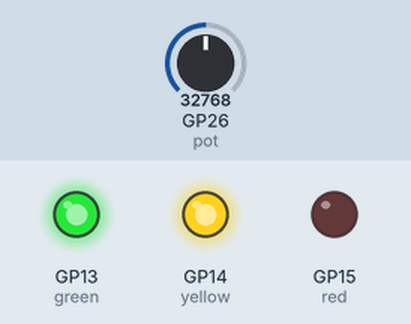
The program below on a simulated Raspberry Pi Pico running MicroPython. Parts: output pins drawn as LEDs (lit = HIGH). Wiring (from the project's diagram.json): green LED on GP13, yellow LED on GP14, red LED on GP15, potentiometer on GP26. The test bench sets the inputs (shaded band); at power-on: GP26 (pot) = 32768 (analog values on the 0–65535 scale). What the program prints to the serial console is not drawn.

Above: at 1.2 s.
1.3 s: GP26 (pot) set to 42784
2.8 s: GP26 (pot) set to 44000
At 3.9 s:
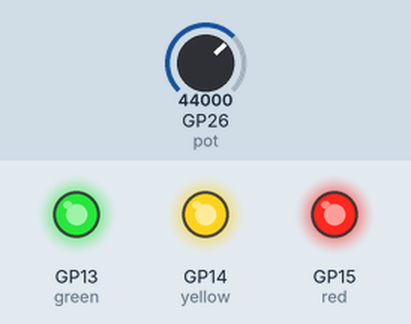
4.5 s: GP26 (pot) set to 19660
At 5.1 s:
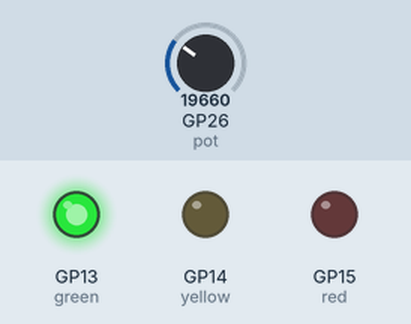
6.0 s: GP26 (pot) set to 21136
7.5 s: GP26 (pot) set to 22336
At 8.7 s:
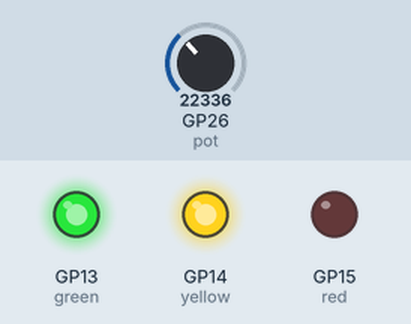
9.0 s: GP26 (pot) set to 45874
At 9.9 s:
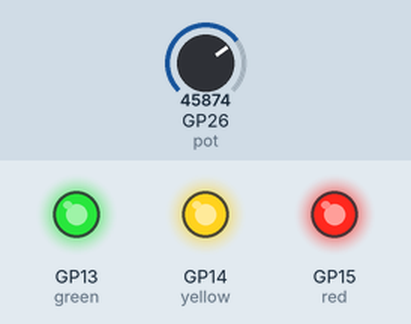
Timing chart, 0 to 11.5 s (numbered marks = the images above; inputs shaded):
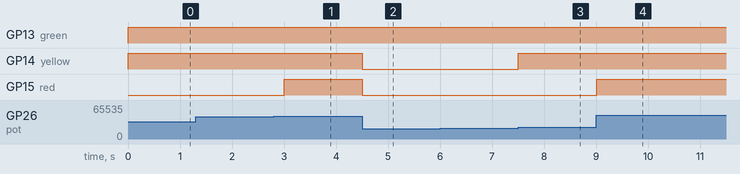

The program:

main.py
```python
from machine import Pin, ADC
import time

# Khởi tạo ADC tại chân GP26
pot = ADC(Pin(26))

# Khởi tạo 3 LED
red = Pin(15, Pin.OUT)
yellow = Pin(14, Pin.OUT)
green = Pin(13, Pin.OUT)

print("Hệ thống đo mức điện áp ADC bắt đầu...")

while True:
    # Đọc giá trị thô từ 0 đến 65535
    raw = pot.read_u16()

    # Chuyển đổi sang phần trăm (0 - 100%)
    percent = raw / 65535 * 100

    # Logic điều khiển mức LED (Cộng dồn)
    if percent < 33:
        green.value(1)
        yellow.value(0)
        red.value(0)
        level = 'MỨC THẤP'
    elif percent < 66:
        green.value(1)
        yellow.value(1)
        red.value(0)
        level = 'MỨC TRUNG BÌNH'
    else:
        green.value(1)
        yellow.value(1)
        red.value(1)
        level = 'MỨC CAO'

    # In thông số ra màn hình
    print(f'ADC Raw: {raw:5d} | {percent:5.1f}% | {level}')

    # Đọc nhanh hơn (0.5s) để cảm thấy sự mượt mà khi xoay
    time.sleep(0.5)
```

Measured:
- the behaviour switches between 43248 and 43264 on GP26 (pot) (found by bisection; images 0 and 1)
- the behaviour switches between 21616 and 21632 on GP26 (pot) (found by bisection; images 2 and 3)
- after the input at 1.3 s, every drawn part: stays the same
- after the input at 2.8 s, GP15 (red): LOW → HIGH after 0.20 s
- after the input at 4.5 s, GP14 (yellow), GP15 (red): HIGH → LOW at once
- after the input at 6.0 s, every drawn part: stays the same
- after the input at 7.5 s, GP14 (yellow): LOW → HIGH at once
- after the input at 9.0 s, GP15 (red): LOW → HIGH at once
